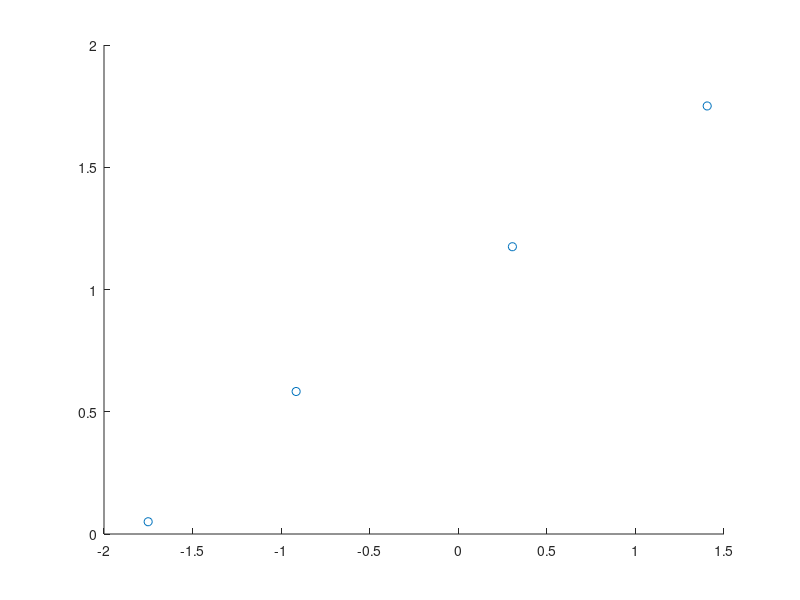
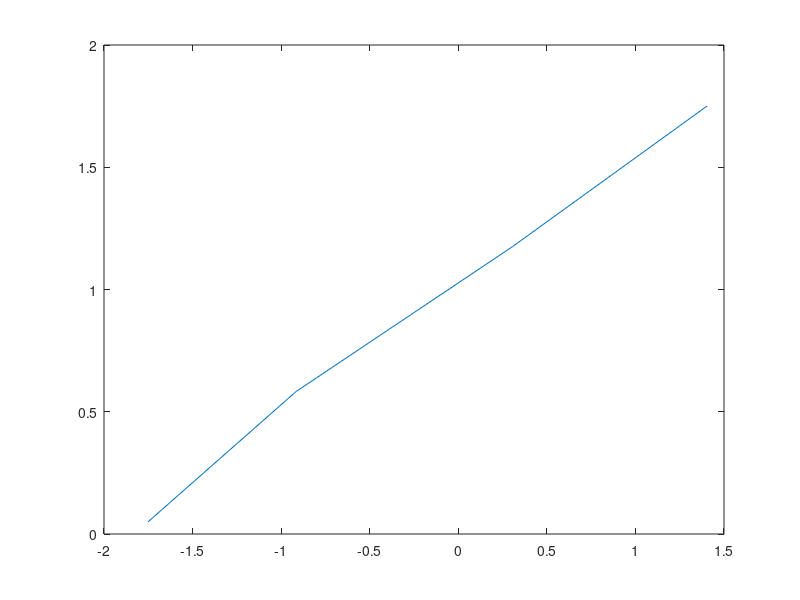

Recreate these plots in MATLAB, in order. (Note: this script raises an error after producing the figures.)
%% problem 2

data=[4 15 22 7 2; 2 4 8 10 26];

HITs=zeros(1,4);
FAs=zeros(1,4);
for i=1:4
    HIT=(sum(data(2,:))-sum(data(2,1:i)))/50
    FA=(sum(data(1,:))-sum(data(1,1:i)))/50
    HITs(i)=HIT;
    FAs(i)=FA;
end

figure(1)
scatter(norminv(FAs),norminv(HITs))
figure(2)
plot(norminv(FAs),norminv(HITs))

% let's fit a linear model to the ROC in the gaussian space
mld=fitlm(norminv(FAs(1:end)),norminv(HITs(1:end)));
% from that we obtain the intercept and the slope
inter=table2array(mld.Coefficients(1,1));
slope=table2array(mld.Coefficients(2,1));
% and we use it to compute sigma and mu assuming unequal SDT
sigma=1/slope
mu=inter/slope

%% Rebin data: pool categories 2-5 into a single one
% calculate d'
pool1=[4 46; 2 48];

HIT1=(50-2)/50
FA1=(50-4)/50
% From P(Hit)=P(FA)/sigma + mu/sigma

mu=sigma*(HIT1-FA1/sigma)

%% Rebin data: pool categories 1-4 into a single one
% calculate d'
pool2=[48 2; 24 26];

HIT2=(50-24)/50;
FA2=(50-48)/50;

mu=sigma*(HIT2-FA2/sigma)




